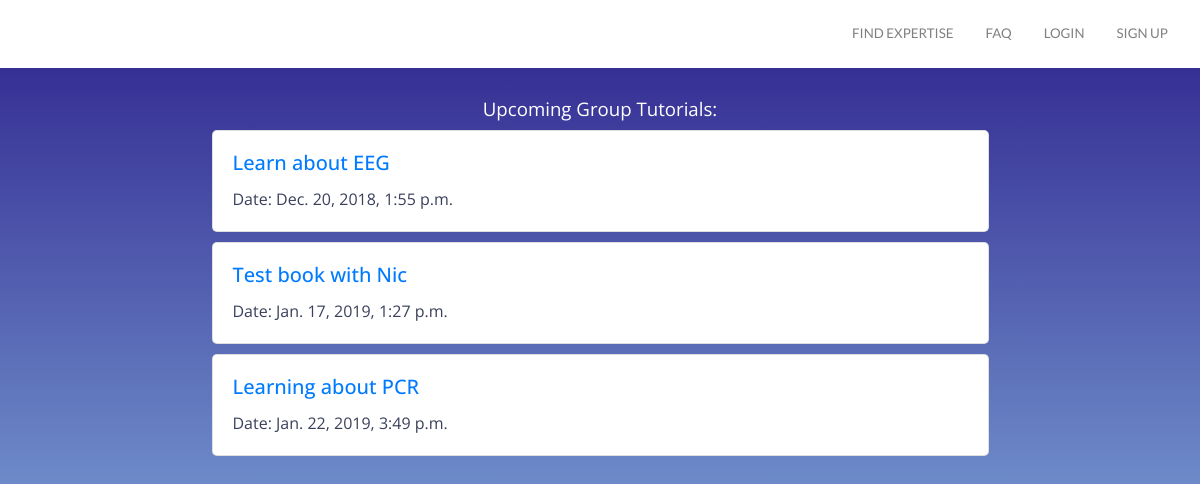
/tutorials/, run on an earlier commit of the app's database.
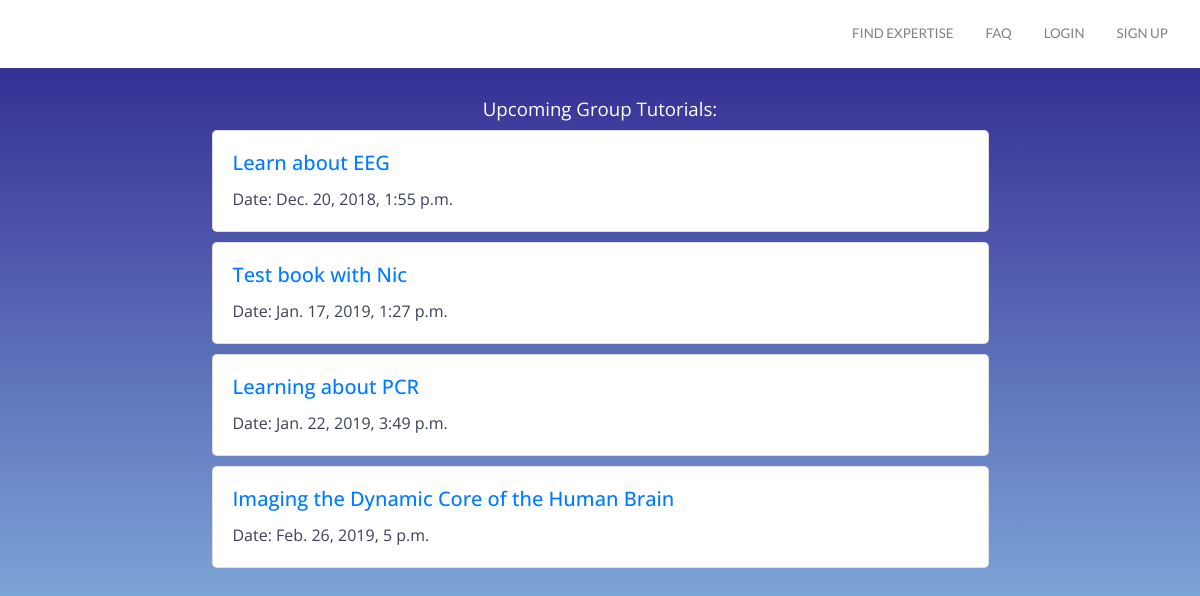
And on a later commit of the database.
### booking/models.py (models this page shows, shortened)
class Booking(models.Model):
    user = models.ForeignKey(CustomUser, null=True, default='', on_delete=models.CASCADE)
    expert = models.ForeignKey(CustomUser, null=True, default='',on_delete=models.CASCADE, related_name='bookings')
    title = models.CharField(max_length=200, default='e.g. Advice on statistics', null=True)
    start_time = models.DateTimeField('Start time', null=True)
    end_time = models.DateTimeField('End time', null=True)
    notes = models.TextField('Notes', blank=True, null=True)
    is_confirmed = models.BooleanField(blank=True, default=False)
    is_tutorial = models.BooleanField(blank=True, default=False)
    description = models.TextField('Description', blank=True, null=True)
    class Meta:
        verbose_name = 'Booking'
        verbose_name_plural = 'Bookings'

### booking/views.py (the view)
# urls.py: path('tutorials/', views.TutorialListView.as_view(), name="tutorial_list"),
class TutorialListView(ListView):
    model = Booking
    context_object_name = 'tutorial_list'
    template_name = 'booking/tutorial_list.html'
    def get_queryset(self):
        tutorials = Booking.objects.filter(is_tutorial=True)
        return tutorials

### booking/templates/booking/tutorial_list.html
{% extends 'layout.html' %}
{% load static %}
{% block content %}
<div class="container-fluid booking">
<div class='container booking_list'>
{% if tutorial_list %}
<div class="container" id="booking_form_text"><h3 class="video_sessions">Upcoming Group Tutorials:</h3></div>
{% for booking in tutorial_list %}
    <div class="container card booking_list">
        <h5 class="card-title"><a href="{% url 'booking:booking_detail' pk=booking.pk %}">{{ booking.title }}</a></h5>
         <p class="card-text">Date: {{booking.start_time}}</p>
    </div>
{% endfor %}
</div>
{% else %}
<div class="container" id="booking_form_text"><h3 class="video_sessions">There are no upcoming group tutorials.</h3></div>
{% endif %}
    </div>
{% endblock %}

What changed in the data, as far as the page shows it:
added Booking: title "Imaging the Dynamic Core of the Human Brain", start_time "Feb. 26, 2019, 5 p.m."
